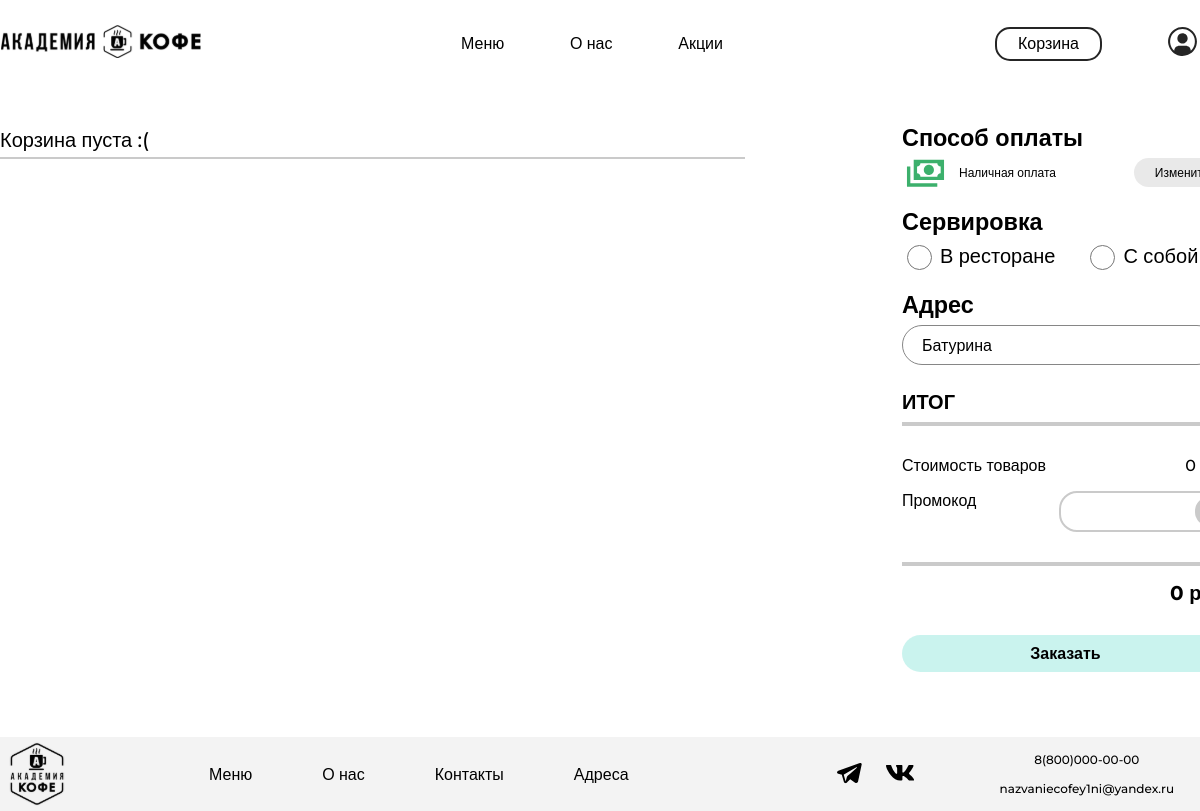
The page /cart/ (signed in) on the database as committed earlier.
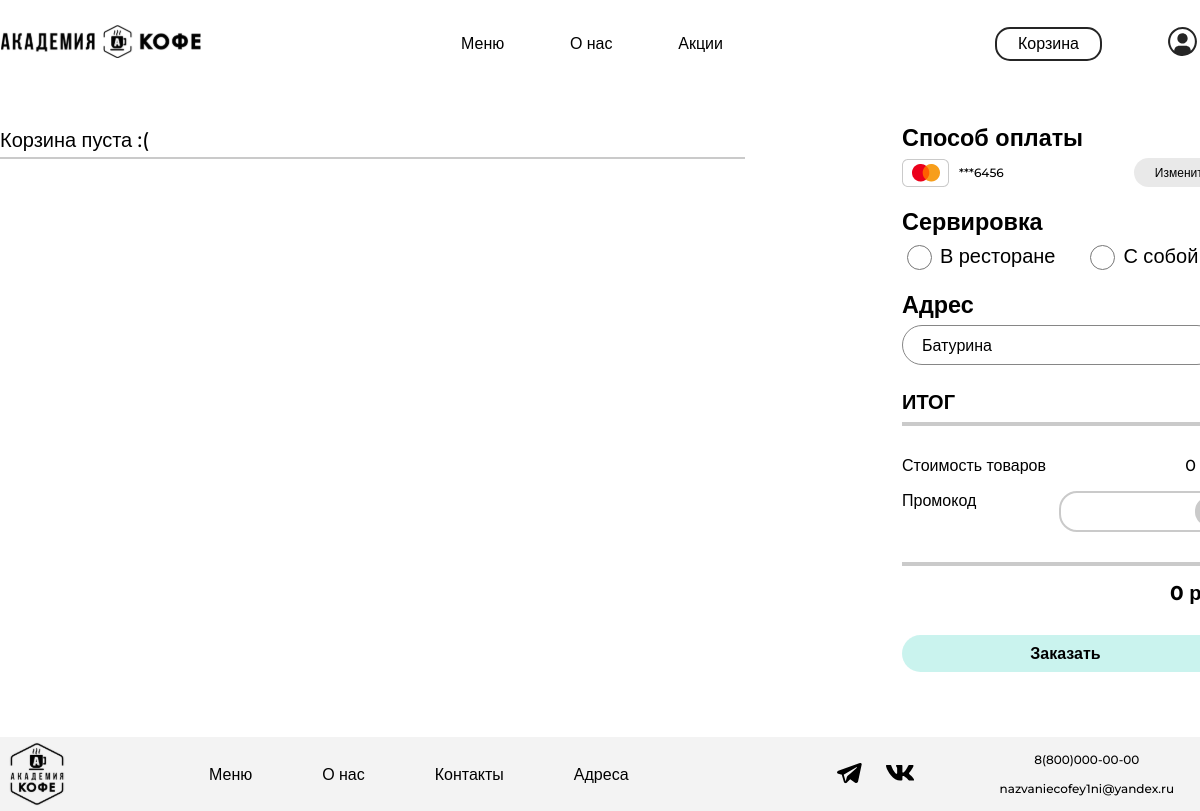
The same page on the database as committed later.
### academyCoffee/models.py (models this page shows, shortened)
class User(AbstractUser):
    regions = [
        ('Красноярск', 'Красноярск'),
        ('Москва', 'Москва'),
        ('Санкт-Петерург', 'Санкт-Петерург'),
        ('Новосибирск', 'Новосибирск'),
    ]
    region = models.TextField('Регион', max_length=50, choices=regions, blank=True)
    PNumber = PhoneNumberField('Номер телефона', blank=False, null=False, unique=True, region="RU")
    DateOfBirth = models.DateField("День рождения", default=timezone.now)
    payment_method = models.CharField('Способ оплаты', max_length=20, default='Наличные')
    USERNAME_FIELD = "PNumber"
    REQUIRED_FIELDS = ["email"]

### academyCoffee/views.py (the view, shortened to what this page needs)
# urls.py: path('cart/', views.OrderCreateView.as_view(), name='cart'),
class OrderCreateView(TitleMixin, CreateView):
    model = Order
    template_name = 'main/cart.html'
    title = 'Корзина'
    form_class = OrderForm
    success_url = reverse_lazy('home')
    def get_context_data(self, **kwargs):
        context = super(OrderCreateView, self).get_context_data()
        context['baskets'] = Basket.objects.filter(user=self.request.user)
        return context

### academyCoffee/forms.py
class OrderForm(forms.ModelForm):
    addresses = [
        ('Батурина', 'Батурина'),
        ('Ещё какая-то залупа', 'Ещё какая-то залупа'),
    ]
    address = forms.CharField(widget=forms.Select(attrs={
        'id': 'regions',
        'class': 'address-select',
        'placeholder': 'Выберите город',
    }, choices=addresses))
    class Meta:
        model = Order
        fields = ('address', 'serving')
        servings = [
            ('В ресторане', 'В ресторане'),
            ('С собой', 'С собой'),
        ]
        BCard = UserCard.base_card
        methods = [
            (BCard, BCard),
            ('СБП', 'СБП'),
            ('Наличными', 'Наличными'),
        ]
        widgets = {
            'serving': forms.RadioSelect(attrs={'name': 'where-to-eat'}, choices=servings),
            'payment_method': forms.RadioSelect(attrs={'name': 'where-to-eat'}, choices=methods)
        }

### academyCoffee/common/views.py (called while the page is built)
    def get_context_data(self, **kwargs):
        context = super(TitleMixin, self).get_context_data(**kwargs)
        context['title'] = self.title
        return context

### academyCoffee/models.py (called while the page is built)
    def total_sum(self):
        return sum(basket.sum() for basket in self)

### academyCoffee/templates/main/cart.html (shortened to what the changed rows need)
{% extends 'main/base.html' %}
{% load static %}
{% block style %}
    <link rel="stylesheet" href="{% static 'cart/css/style.css' %}">
{% endblock %}
{% block content %}
    <main class="main">
        <div class="main-container">
            <div class="payment-container">
                <div class="payment-method">
                    <div class="chosen-method">
                        {% if user.payment_method == 'Наличные' %}
                            <img class="chosen-method-image" src="{% static 'cart/img/cash.svg' %}"
                                 width="47" height="28">
                            <p>Наличная оплата</p>
                        {% else %}
                            <img class="chosen-method-image" src="{% static 'cart/img/mastercard.png' %}"
                                 alt="MasterCard"
                                 width="47" height="28">
                            <p>***{{ user.payment_method }}</p>
                        {% endif %}
                        <button id="modalChangePayment"><a href="{% url 'profile' user.id%}">Изменить</a></button>
                    </div>
                </div>
            </div>
        </div>
    </main>
{% endblock %}

Rows that differ between the two databases and show on the page:
now on this page (row edited): User: payment_method "6456"
changed User: payment_method "Наличные" → "6456" (drawn)
Other text that changed with them:
text no longer shown: "Наличная оплата"
